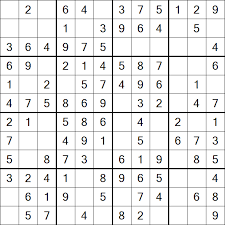
#> input picture OpenCV301/ImageFile/sudoku.png, 225 x 225 px, found by its file name
$ python HuffmanLineDetection.py
#> lines starting #> are read from the running program, lines starting #| are printed output that depends on the picture; after the words box and inside, x2 and y2 are one past the last pixel; in counts of white or black regions, pixels touching at a corner belong together
# Aşağıdaki kodla sudoku resmi üzerindeki ızgara şeklindeki hücrelerin çizgilerinin tespiti hoffman yöntemi ile ele alacağız.

import cv2 as cv
import numpy as np

def canny_demo(image):
    t = 80
    canny_output = cv.Canny(image,t,t*2)
    cv.imshow('canny_output',canny_output)
    return canny_output

src = cv.imread("OpenCV301/ImageFile/sudoku.png")
#> src is the input picture: shape (225, 225, 3); mean B, G, R 234.1, 234, 234
cv.namedWindow("Input", cv.WINDOW_AUTOSIZE)
cv.imshow("Input", src)
cv.waitKey(0)

binary = canny_demo(src)
#> in canny_demo, `canny_output = cv.Canny(image,t,t*2)`:
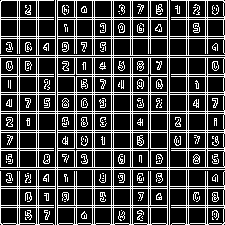
#> canny_output: shape (225, 225); 25.5% white in thin lines or dots
cv.imshow("Canny Demo", binary)
cv.waitKey(0)

lines = cv.HoughLines(binary, 1, np.pi/180, 150, None, 0, 0)
#> lines = 48 rows, first 8: [55, 0], [57, 0], [111, 0], [113, 0], [167, 0], [169, 0], [55, 1.57], [57, 1.57]
if lines is not None:
    for i in range(0, len(lines)):
        rho = lines[i][0][0]
        theta = lines[i][0][1]
        a = np.cos(theta)
        b = np.sin(theta)
        x0 = a * rho
        y0 = b * rho
        pt1 = (int(x0 + 1000 * (-b)), int(y0 + 1000 * (a)))
        pt2 = (int(x0 - 1000 * (-b)), int(y0 - 1000 * (a)))
        cv.line(src, pt1, pt2, (0, 0, 255), 3, cv.LINE_AA)
#> this loop made 48 passes
#> (rho, theta, a, b, x0, y0, pt1, pt2) on passes 1 to 10: (55, 0, 1, 0, 55, 0, (55, 1000), (55, -1000)), (57, 0, 1, 0, 57, 0, (57, 1000), (57, -1000)), (111, 0, 1, 0, 111, 0, (111, 1000), (111, -1000)), (113, 0, 1, 0, 113, 0, (113, 1000), (113, -1000)), (167, 0, 1, 0, 167, 0, (167, 1000), (167, -1000)), (169, 0, 1, 0, 169, 0, (169, 1000), (169, -1000)), (55, 1.57, -4.37e-08, 1, -2.4e-06, 55, (-1000, 54), (999, 55)), (57, 1.57, -4.37e-08, 1, -2.49e-06, 57, (-1000, 56), (999, 57)), (111, 1.57, -4.37e-08, 1, -4.85e-06, 111, (-1000, 110), (999, 111)), (113, 1.57, -4.37e-08, 1, -4.94e-06, 113, (-1000, 112), (999, 113))
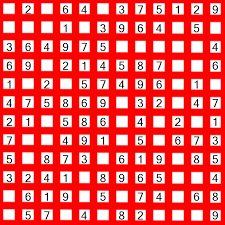
#> src: shape (225, 225, 3); mean B, G, R 85.8, 85.8, 247.9

cv.imshow('Detected Lines', src)
cv.waitKey(0)

$ run again, with OpenCV301/ImageFile/Cat.jpg saved as OpenCV301/ImageFile/sudoku.png
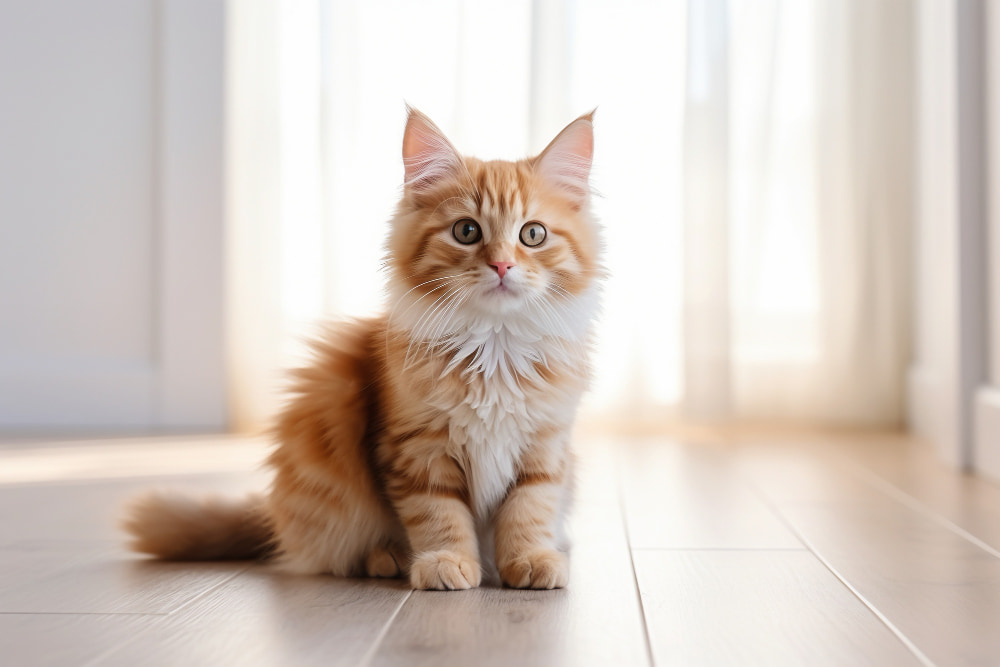
#> input picture OpenCV301/ImageFile/Cat.jpg, 1000 x 667 px, found by its file name
#> src is the input picture: shape (667, 1000, 3); mean B, G, R 190.6, 199, 211.1
#> in canny_demo, `canny_output = cv.Canny(image,t,t*2)`:
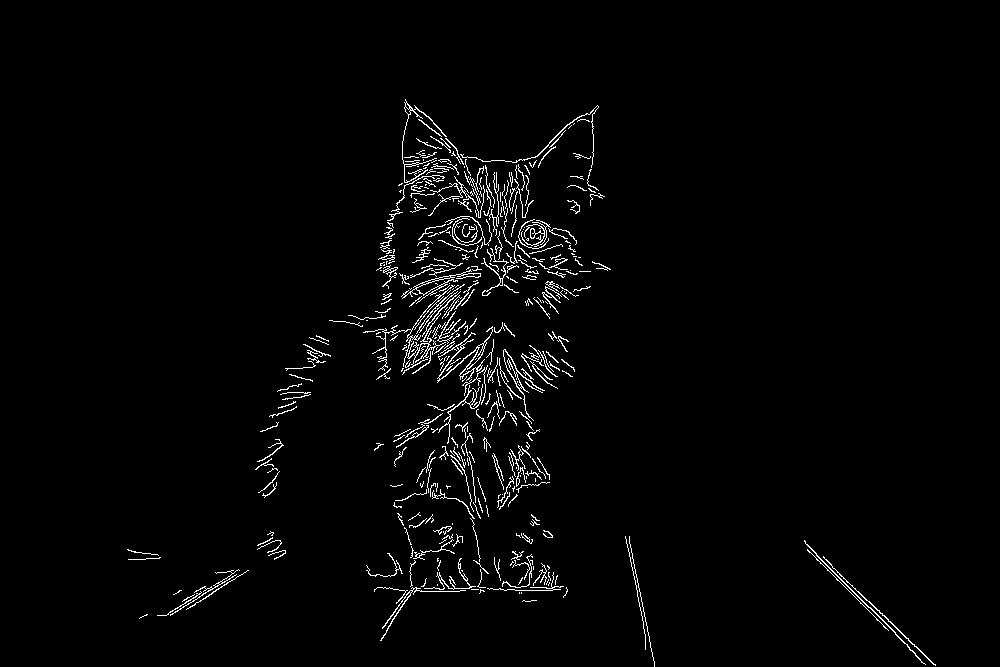
#> canny_output: shape (667, 1000); 2.1% white in thin lines or dots, all inside (x1, y1, x2, y2) = (127, 99, 936, 667)
#> lines = [[-185, 2.36], [-171, 2.34], [-182, 2.36], [-190, 2.36]]
#> the loop `for i in range(0, len(lines)):` made 4 passes
#> (rho, theta, a, b, x0, y0, pt1, pt2) on passes 1 to 4: (-185, 2.36, -0.707, 0.707, 130.8, -130.8, (-576, -837), (837, 576)), (-171, 2.34, -0.695, 0.719, 118.8, -123, (-600, -817), (838, 571)), (-182, 2.36, -0.707, 0.707, 128.7, -128.7, (-578, -835), (835, 578)), (-190, 2.36, -0.707, 0.707, 134.4, -134.4, (-572, -841), (841, 572))
#> after the loop `for i in range(0, len(lines)):`:
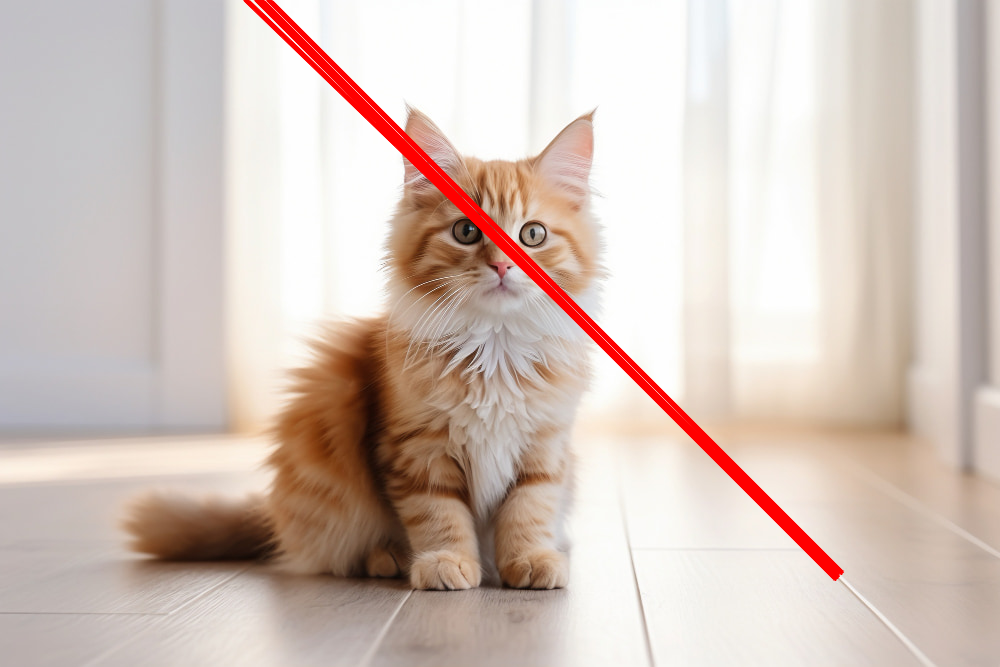
#> src: shape (667, 1000, 3); 2.05% of pixels changed, all inside (x1, y1, x2, y2) = (243, 0, 845, 581)

$ run again, with OpenCV301/ImageFile/blok.jpg saved as OpenCV301/ImageFile/sudoku.png
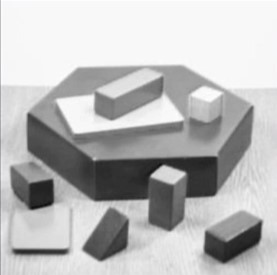
#> input picture OpenCV301/ImageFile/blok.jpg, 277 x 275 px, found by its file name
#> src is the input picture: shape (275, 277, 3); mean B, G, R 186.6, 186.5, 186.5
#> in canny_demo, `canny_output = cv.Canny(image,t,t*2)`:
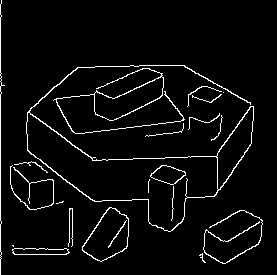
#> canny_output: shape (275, 277); 4.4% white in thin lines or dots
#> lines = [[0, 0]]
#> the loop `for i in range(0, len(lines)):` made 1 pass
#> (rho, theta, a, b, x0, y0, pt1, pt2) on pass 1: (0, 0, 1, 0, 0, 0, (0, 1000), (0, -1000))
#> after the loop `for i in range(0, len(lines)):`:
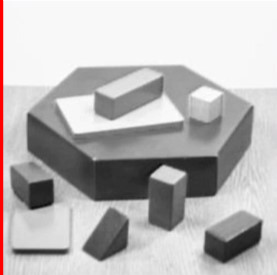
#> src: shape (275, 277, 3); 1.44% of pixels changed, all inside (x1, y1, x2, y2) = (0, 0, 4, 275)
